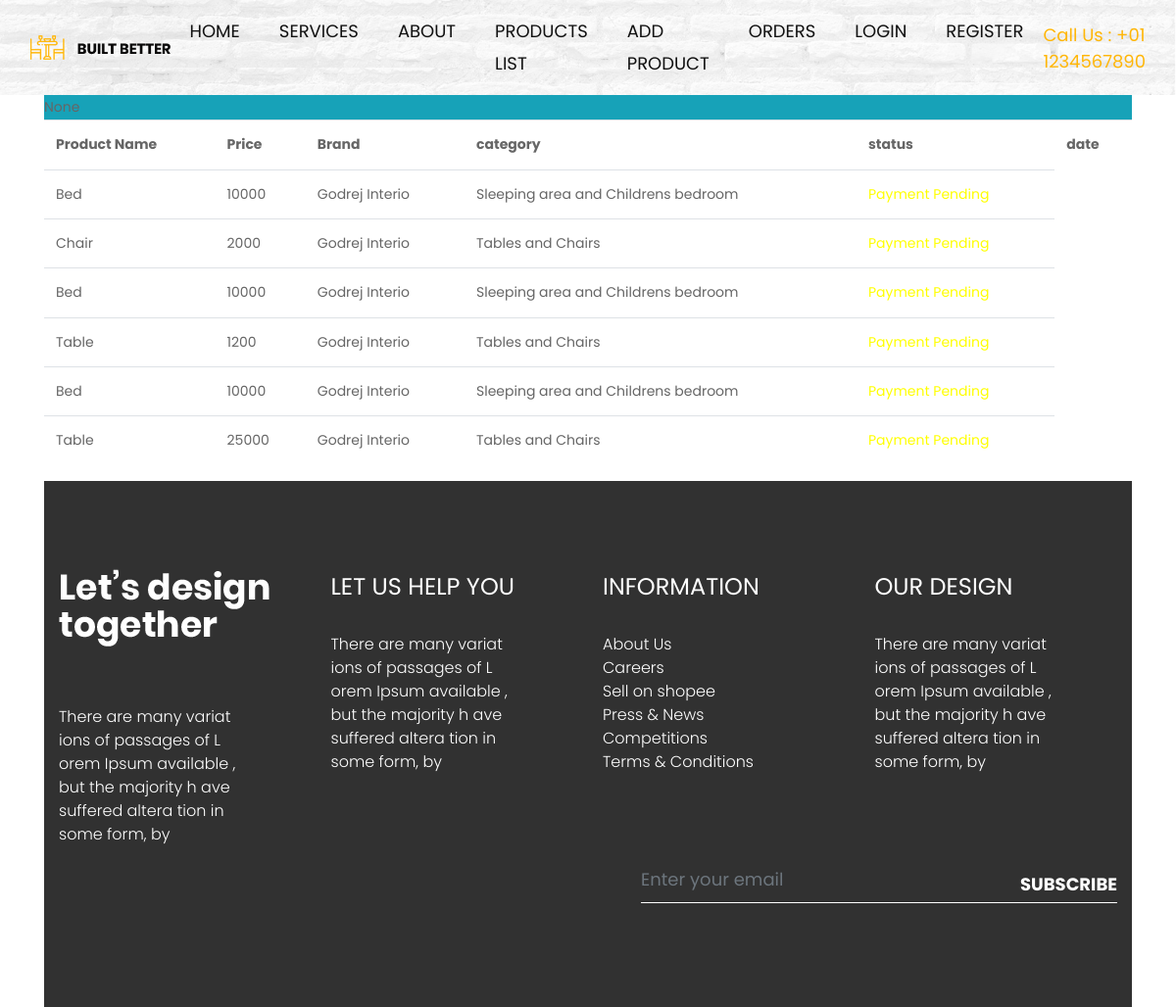
/cart/CustomerOrders, run on an earlier commit of the app's database.
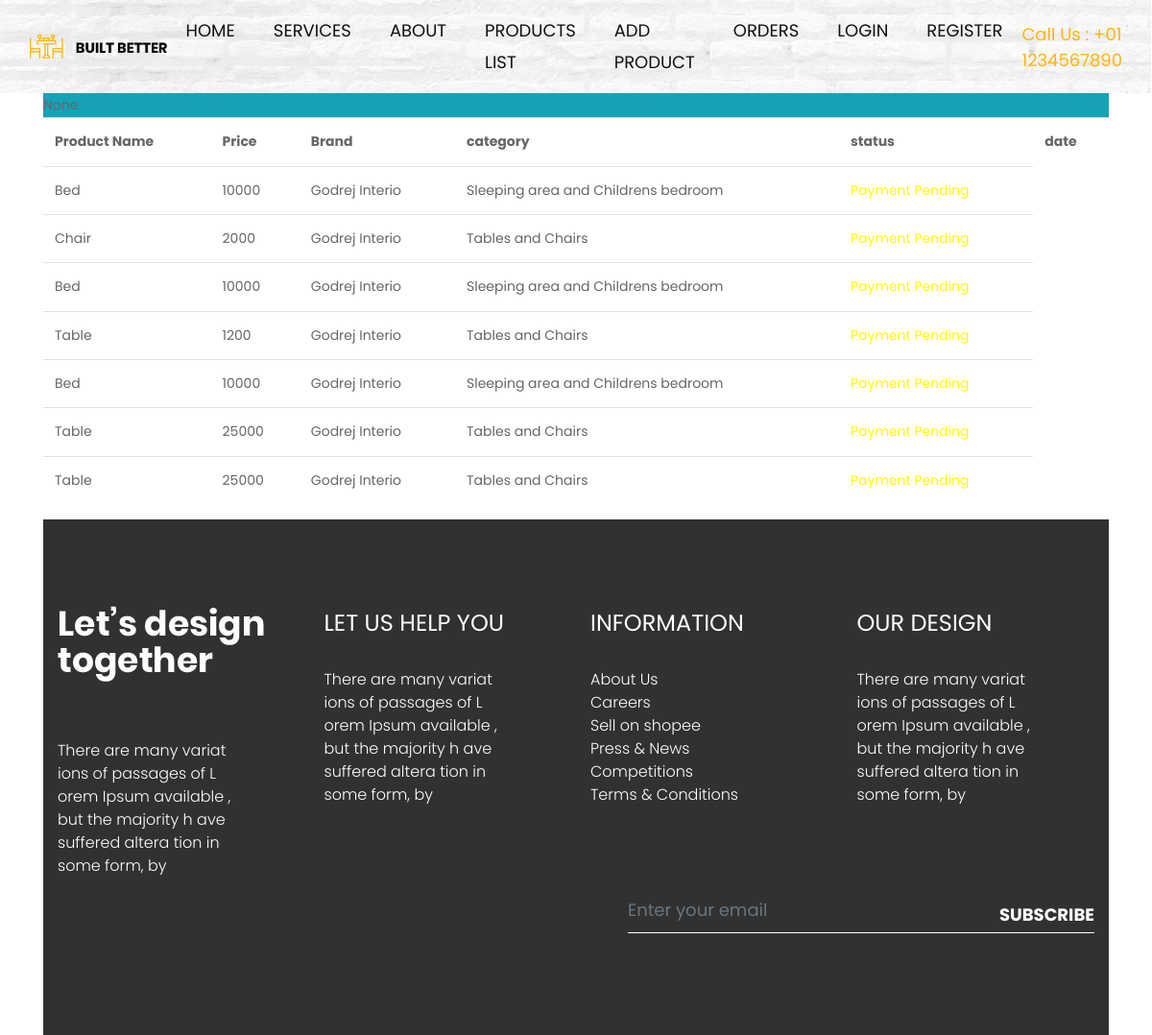
And on a later commit of the database.
### cart/models.py (models this page shows)
class PurchasedItems(models.Model):
    product = models.ForeignKey(ProductDetail,on_delete=models.CASCADE)
    user = models.ForeignKey(User,on_delete=models.CASCADE)
    paymentstatus = models.BooleanField(default=False)

### Product/models.py (models this page shows)
class ProductDetail(models.Model):
    option =(
        ("Tables and Chairs","Tables and Chairs"),
        ("Sleeping area and Childrens bedroom","Sleeping area and Childrens bedroom"),
        ("Sofas and Armchairs","Sofas and Armchairs")
    )
    Product_Id = models.AutoField(primary_key=True)
    Product_Name = models.CharField(max_length=255)
    Product_Brand = models.CharField(max_length=255)
    Product_Description = models.CharField(max_length=1000)
    Product_Price = models.IntegerField()
    Product_Category = models.CharField(max_length=255,choices=option)
    Product_Image = models.ImageField(upload_to="product_image")
    Product_Stock = models.CharField(max_length=255)
    Merchant = models.ForeignKey(User,on_delete=models.CASCADE,null=True,blank=True)

### cart/views.py (the view)
# urls.py: path("CustomerOrders",views.CustomerOrders,name="CustomerOrders")
def CustomerOrders(request):
    products = PurchasedItems.objects.all()
    return render(request,"orders.html",{"products":products})

### templates/orders.html (shortened to what this page needs)
{% extends "adminhome.html" %}
{% block content %}
<div class="container">
<div class="table table-stripped bg-info">
<table class="table">
    <tr>
        <th>Product Name</th>
        <th>Price</th>
        <th>Brand</th>
        <th>category</th>
        <th>status</th>
        <th>date</th>
    </tr>
    {% for pro in products %}
            <tr>
                <td>{{pro.product.Product_Name}}</td>
                <td>{{pro.product.Product_Price}}</td>
                <td>{{pro.product.Product_Brand}}</td>
                <td>{{pro.product.Product_Category}}</td>
                {% if pro.paymentstatus == False %}
                <td style= "color:yellow">Payment Pending </td>
                {% else %}
                <td style= "color:green">Payment success </td>
                {% endif %}
            </tr>
    {% endfor %}
</table>
</div>
{% endblock %}

### templates/adminhome.html (shortened to what this page needs)
{% load static %}
<!DOCTYPE html>
<html lang="en">
   <head>
      <link rel="stylesheet"  type="text/css" href="{%static 'css/bootstrap.min.css' %}">
      <link rel="stylesheet" type="text/css" href="{%static 'css/style.css' %}">
      <link rel="stylesheet" href="{%static 'css/responsive.css' %}">
      <link rel="stylesheet" href="{%static 'css/jquery.mCustomScrollbar.min.css' %}">
      <link rel="stylesheet" href="https://netdna.bootstrapcdn.com/font-awesome/4.0.3/css/font-awesome.css">
      <link rel="stylesheet" href="{%static 'css/owl.carousel.min.css' %}">
      <link rel="stylesheet" href="{%static 'css/owl.theme.default.min.css' %}">
      <link rel="stylesheet" href="https://cdnjs.cloudflare.com/ajax/libs/fancybox/2.1.5/jquery.fancybox.min.css" media="screen">
   </head>
   <body>
      <div class="header_section">
         <div class="container-fluid">
            <nav class="navbar navbar-expand-lg navbar-light bg-light">
               <div class="logo"><a href="index.html"><img src="{%static 'images/logo.png' %}"></a></div>
               <div class="collapse navbar-collapse" id="navbarSupportedContent">
                  <ul class="navbar-nav mr-auto">
                     <li class="nav-item">
                        <a class="nav-link" href="index.html">Home</a>
                     </li>
                     <li class="nav-item">
                        <a class="nav-link" href="services.html">services</a>
                     </li>
                     <li class="nav-item">
                        <a class="nav-link" href="about.html">About</a>
                     </li>
                     <li class="nav-item">
                        <a class="nav-link" href="{%url 'ProductViewMerchant'%}">Products list</a>
                     </li>
                     <li class="nav-item">
                        <a class="nav-link" href="{%url 'AddProduct'%}">Add Product</a>
                     </li>
                     <li class="nav-item">
                        <a class="nav-link" href="{% url 'CustomerOrders' %}">Orders</a>
                     </li>
                     {% if request.user.is_authenticated %}
                     <li class="nav-item">
                        <a class="nav-link" href="#">{{request.user.first_name}}</a>
                     </li>
                      <li class="nav-item">
                           <a class="nav-link" href="{%url 'SignOut' %}">LogOut</a>
                     </li>
                     {% else %}
                     <li class="nav-item">
                        <a class="nav-link" href="{%url 'SignIn' %}">Login</a>
                     </li>
                     <li class="nav-item">
                        <a class="nav-link" href="{%url 'SignUp' %}">Register</a>
                     </li>
                     {% endif %}
                  </ul>
                  <form class="form-inline my-2 my-lg-0">
                     <h1 class="call_text">Call Us : +01 1234567890</h1>
                  </form>
               </div>
            </nav>
         </div>
      </div>
      {% block content%}
      {% endblock %}
      <div class="footer_section layout_padding">
         <div class="container">
            <div class="row">
               <div class="col-lg-3 col-sm-6">
                  <div class="fooer_logo"><img src="{%static 'images/footer-logo.png' %}"></div>
                  <p class="footer_lorem_text">There are many variat
                     ions of passages of L
                     orem Ipsum available
                     , but the majority h
                     ave suffered altera
                     tion in some form, by
                  </p>
               </div>
               <div class="col-lg-3 col-sm-6">
                  <h1 class="customer_text">LET US HELP YOU</h1>
                  <p class="footer_lorem_text">There are many variat
                     ions of passages of L
                     orem Ipsum available
                     , but the majority h
                     ave suffered altera
                     tion in some form, by
                  </p>
               </div>
               <div class="col-lg-3 col-sm-6">
                  <h1 class="customer_text">INFORMATION</h1>
                  <p class="footer_lorem_text1">About Us<br>
                     Careers<br>
                     Sell on shopee<br>
                     Press & News<br>
                     Competitions<br>
                     Terms & Conditions
                  </p>
               </div>
               <div class="col-lg-3 col-sm-6">
                  <h1 class="customer_text">OUR Design</h1>
                  <p class="footer_lorem_text">There are many variat
                     ions of passages of L
                     orem Ipsum available
                     , but the majority h
                     ave suffered altera
                     tion in some form, by
                  </p>
               </div>
            </div>
            <div class="input-group mb-3">
               <input type="text" class="form-control" placeholder="Enter your email" aria-label="Enter your email" aria-describedby="basic-addon2">
               <div class="input-group-append">
                  <span class="input-group-text" id="basic-addon2"><a href="#">Subscribe</a></span>
               </div>
            </div>
         </div>
      </div>
   </body>
</html>

### static/css/style.css (style rules this page uses)
* { box-sizing: border-box !important; transition: ease all 0.5s; }
html { scroll-behavior: smooth; }
body { color: #666666; font-size: 14px; font-family:Poppins; line-height: 1.80857; font-weight: normal; overflow-x: hidden; }
a { color: #1f1f1f; text-decoration: none !important; outline: none !important; -webkit-transition: all .3s ease-in-out; -moz-transition: all .3s ease-in-out; -ms-transition: all .3s ease-in-out; -o-transition: all .3s ease-in-out; transition: all .3s ease-in-out; }
h1, h2, h3, h4, h5, h6 { letter-spacing: 0; font-weight: normal; position: relative; padding: 0 0 10px 0; font-weight: normal; line-height: normal; color: #111111; margin: 0 }
h1 { font-size: 24px }
*, *::after, *::before { -webkit-box-sizing: border-box; -moz-box-sizing: border-box; box-sizing: border-box; }
ul, li, ol { margin: 0px; padding: 0px; list-style: none; }
p { margin: 20px; font-weight: 300; font-size: 15px; line-height: 24px; }
a { color: #222222; text-decoration: none; outline: none !important; }
a, .btn { text-decoration: none !important; outline: none !important; -webkit-transition: all .3s ease-in-out; -moz-transition: all .3s ease-in-out; -ms-transition: all .3s ease-in-out; -o-transition: all .3s ease-in-out; transition: all .3s ease-in-out; }
img { max-width: 100%; height: auto; }
.layout_padding { padding-top: 90px; padding-bottom: 0px; }
.header_section { width: 100%; float: left; background-image: url(../images/header-bg.png); height: auto; background-size: 100%; }
.bg-light { background-color: transparent !important; }
.logo { width: 25%; float: left; }
.navbar-light .navbar-nav .nav-link { color: #111111; font-size: 18px; text-transform: uppercase; }
.call_text { width: 100%; float: left; font-size: 18px; color: #ffb607; padding-top: 10px; }
.navbar-expand-lg .navbar-nav .nav-link { padding-right: 20px; padding-left: 20px; }
.nav-item { position: relative; }
.mb-lg-0, .my-lg-0 { margin-bottom: 0!important; width: 25%; float: left; }
.input-group { width: 45%; float: right; }
.form-control { display: block; padding: 0px 15px 10px 0px; font-size: 18px; color: #fff; background-color: transparent; border-bottom: 1px solid #fff !important; border-radius: 0px; border: 0px; }
.input-group-text { padding: 0px; margin-bottom: 0; font-size: 18px; font-weight: bold; color: #fff; background-color: transparent; border: 0px; border-radius: 0px; border-bottom: 1px solid #fff; text-transform: uppercase; }
.input-group-text a { color: #ffffff; }
.input-group>.custom-file, .input-group>.custom-select, .input-group>.form-control { position: relative; -ms-flex: 1 1 auto; flex: 1 1 auto; width: 1%; margin-bottom: 0px; background: transparent !important; border-bottom: 1px solid #ffff; }
.footer_section { width: 100%; float: left; background-color: #313131; height: auto; padding-bottom: 90px; }
.fooer_logo { width: 100%; float: left; padding-bottom: 40px; }
.customer_text { width: 100%; float: left; font-size: 24px; color: #ffffff; text-transform: uppercase; }
.footer_lorem_text { width: 80%; float: left; font-size: 16px; color: #fefefe; margin-left: 0px; }
.footer_lorem_text1 { width: 100%; float: left; font-size: 16px; color: #fefefe; margin-left: 0px; }

What changed in the data, as far as the page shows it:
added PurchasedItems: product.Product_Name "Table", product.Product_Price "25000", product.Product_Brand "Godrej Interio", product.Product_Category "Tables and Chairs", paymentstatus "Payment Pending"
